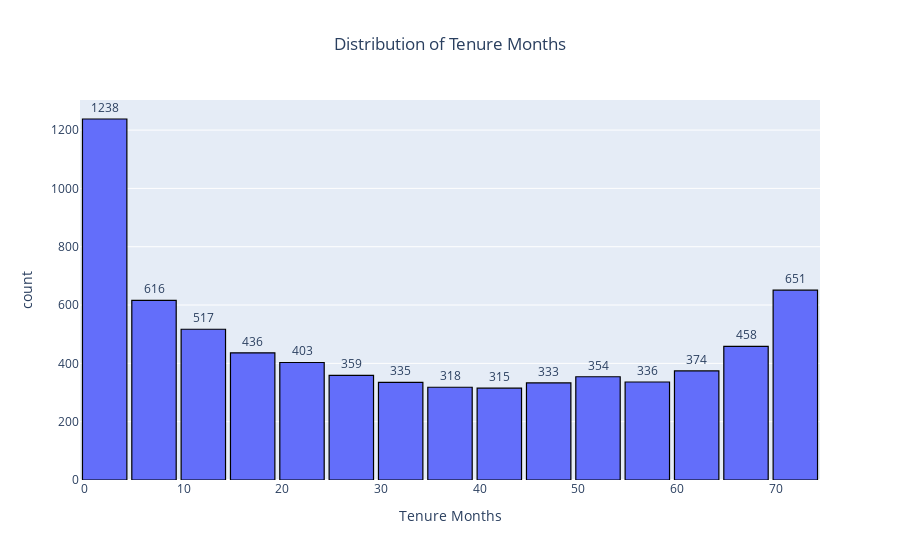
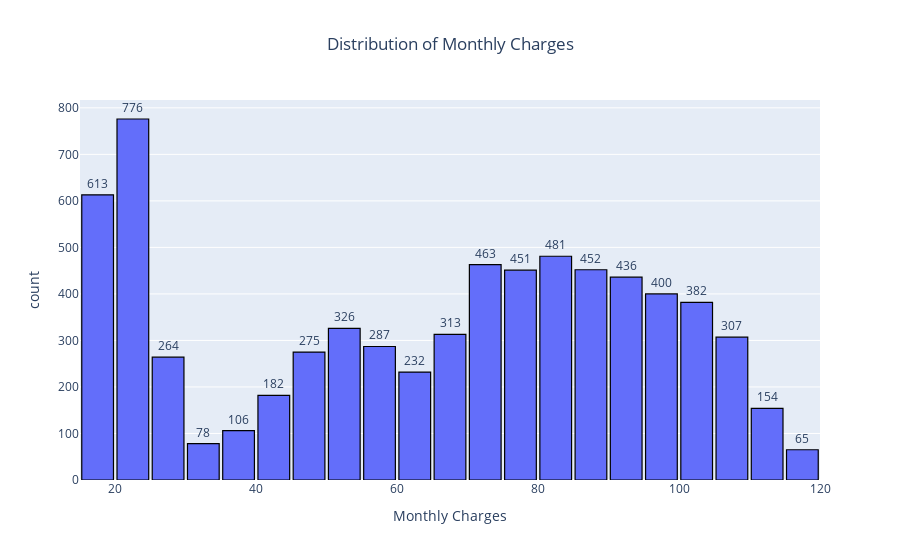

Notebook cell for these charts, in order:
### Code cell
numeric_cols = df.select_dtypes(include=['int64', 'float64']).columns
categorical_cols = df.select_dtypes(include=['object', 'category']).columns

print("Numeric columns:", list(numeric_cols))
print("Categorical columns:", list(categorical_cols))

for col in numeric_cols:
    fig = px.histogram(
        df,
        x=col,
        nbins=30,
        title=f"Distribution of {col}",
        histnorm=None
    )
    fig.update_traces(
        marker_line_color='black',   
        marker_line_width=1.2,        
        texttemplate="%{y}",         
        textposition="outside"
    )
    fig.update_layout(
        bargap=0.1,  
        title_x=0.5,
    )
    fig.show()

### Figure 1 — Plotly figure (JSON) as saved in the notebook; plotly's stock layout.template omitted (floating-point values rounded to 4 significant figures; data arrays with more than 128 entries replaced by an {"elided": "..."} marker saying what was removed)
{"data": [{"bingroup": "x", "hovertemplate": "Tenure Months=%{x}<br>count=%{y}<extra></extra>", "legendgroup": "", "marker": {"color": "#636efa", "line": {"color": "black", "width": 1.2}, "pattern": {"shape": ""}}, "name": "", "nbinsx": 30, "orientation": "v", "showlegend": false, "textposition": "outside", "texttemplate": "%{y}", "type": "histogram", "x": {"elided": "7043 int values"}, "xaxis": "x", "yaxis": "y"}], "layout": {"bargap": 0.1, "barmode": "relative", "legend": {"tracegroupgap": 0}, "title": {"text": "Distribution of Tenure Months", "x": 0.5}, "xaxis": {"anchor": "y", "domain": [0, 1], "title": {"text": "Tenure Months"}}, "yaxis": {"anchor": "x", "domain": [0, 1], "title": {"text": "count"}}}}

### Figure 2 — Plotly figure (JSON) as saved in the notebook; plotly's stock layout.template omitted (floating-point values rounded to 4 significant figures; data arrays with more than 128 entries replaced by an {"elided": "..."} marker saying what was removed)
{"data": [{"bingroup": "x", "hovertemplate": "Monthly Charges=%{x}<br>count=%{y}<extra></extra>", "legendgroup": "", "marker": {"color": "#636efa", "line": {"color": "black", "width": 1.2}, "pattern": {"shape": ""}}, "name": "", "nbinsx": 30, "orientation": "v", "showlegend": false, "textposition": "outside", "texttemplate": "%{y}", "type": "histogram", "x": {"elided": "7043 float values"}, "xaxis": "x", "yaxis": "y"}], "layout": {"bargap": 0.1, "barmode": "relative", "legend": {"tracegroupgap": 0}, "title": {"text": "Distribution of Monthly Charges", "x": 0.5}, "xaxis": {"anchor": "y", "domain": [0, 1], "title": {"text": "Monthly Charges"}}, "yaxis": {"anchor": "x", "domain": [0, 1], "title": {"text": "count"}}}}
